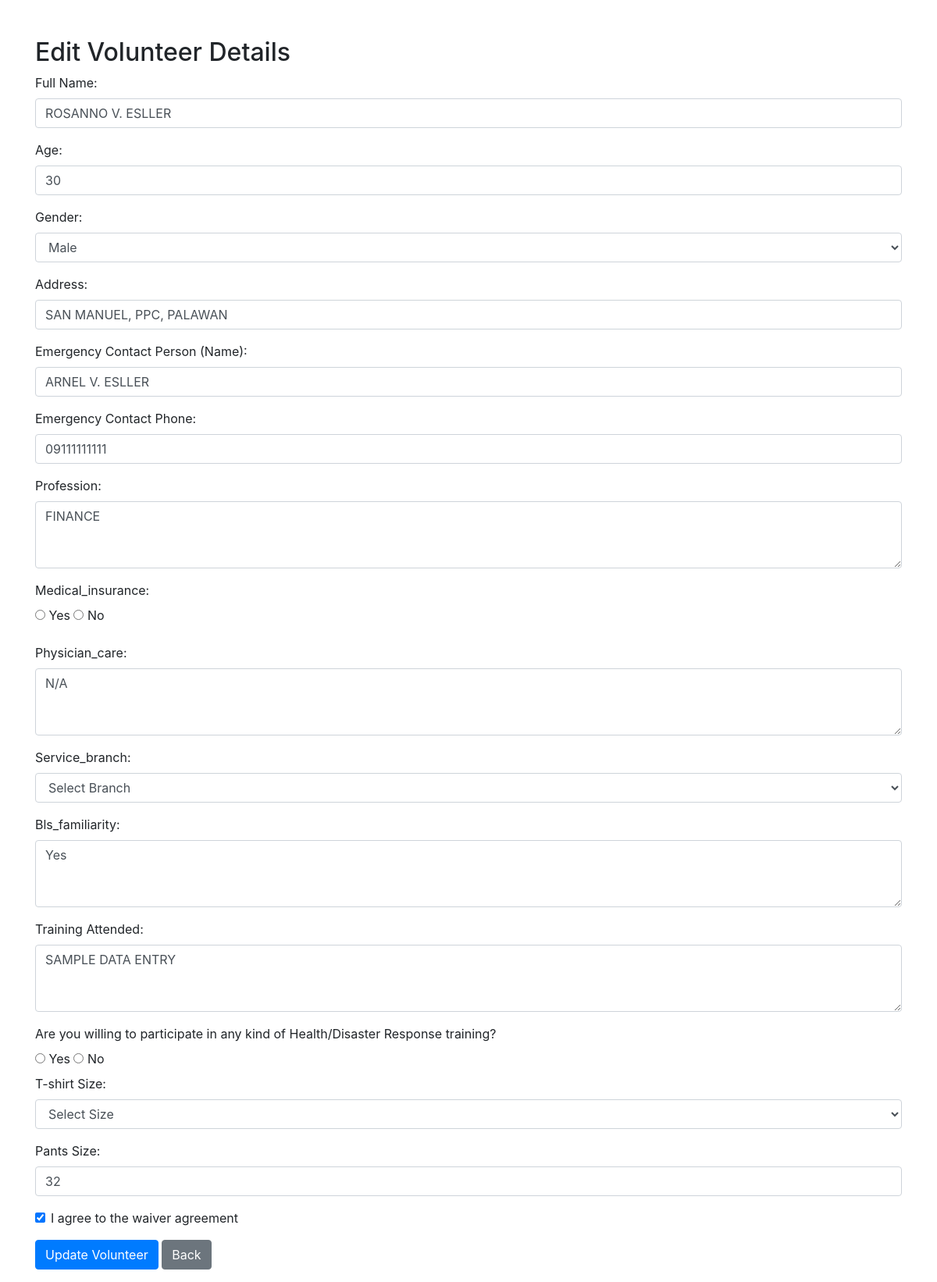
Page /edit_volunteer.php?id=2 (signed in) on the committed database.
### tables this page shows
CREATE TABLE `volunteers` (
  `id` int(11) UNSIGNED NOT NULL,
  `fullname` varchar(100) NOT NULL,
  `age` int(11) NOT NULL,
  `gender` varchar(11) NOT NULL,
  `address` varchar(255) NOT NULL,
  `emergency_contact_name` varchar(255) NOT NULL,
  `emergency_contact_phone` varchar(11) NOT NULL,
  `profession` varchar(100) NOT NULL,
  `medical_insurance` varchar(5) NOT NULL,
  `physician_care` varchar(100) NOT NULL,
  `service_branch` varchar(20) NOT NULL,
  `bls_familiarity` varchar(5) NOT NULL,
  `training_attended` text NOT NULL,
  `willing_to_train` varchar(10) NOT NULL,
  `tshirt_size` varchar(10) NOT NULL,
  `pants_size` varchar(10) NOT NULL,
  `waiver_agreement` tinyint(1) NOT NULL,
  `registration_date` timestamp NOT NULL DEFAULT current_timestamp()
);

### edit_volunteer.php (the view, shortened to what this page needs)
<?php
$servername = "localhost";
$username = "root";
$password = "";
$dbname = "volunteer_db";
$conn = new mysqli($servername, $username, $password, $dbname);
$volunteer_id = $_GET['id'];
$sql = "SELECT * FROM volunteers WHERE id = $volunteer_id";
$result = $conn->query($sql);
if ($result->num_rows > 0) {
    $volunteer = $result->fetch_assoc();
} else {
    echo "No volunteer found!";
    exit();
}
?>
<!DOCTYPE html>
<html lang="en">
<head>
    <link rel="stylesheet" href="https://maxcdn.bootstrapcdn.com/bootstrap/4.5.2/css/bootstrap.min.css">
</head>
<body>
    <div class="container mt-5">
        <h2>Edit Volunteer Details</h2>
        <form action="" method="POST">
            <div class="form-group">
                <label for="fullname">Full Name:</label>
                <input type="text" class="form-control" id="fullname" name="fullname" value="<?php echo $volunteer['fullname']; ?>" required>
            </div>
            <div class="form-group">
                <label for="age">Age:</label>
                <input type="number" class="form-control" id="age" name="age" value="<?php echo $volunteer['age']; ?>" required>
            </div>
            <div class="form-group">
                <label for="gender">Gender:</label>
                <select class="form-control" id="gender" name="gender" required>
                    <option value="Male" <?php if($volunteer['gender'] == "Male") echo "selected"; ?>>Male</option>
                </select>
            </div>
            <div class="form-group">
                <label for="address">Address:</label>
                <input type="text" class="form-control" id="address" name="address" value="<?php echo $volunteer['address']; ?>" required>
            </div>
            <div class="form-group">
                <label for="emergency_contact_name">Emergency Contact Person (Name):</label>
                <input type="text" class="form-control" id="emergency_contact_name" name="emergency_contact_name" value="<?php echo $volunteer['emergency_contact_name']; ?>" required>
            </div>
            <div class="form-group">
                <label for="emergency_contact_phone">Emergency Contact Phone:</label>
                <input type="tel" class="form-control" id="emergency_contact_phone" name="emergency_contact_phone" value="<?php echo $volunteer['emergency_contact_phone']; ?>" required>
            </div>
            <div class="form-group">
                <label for="profession">Profession:</label>
                <textarea class="form-control" id="profession" name="profession" rows="3" required><?php echo $volunteer['profession']; ?></textarea>
            </div>
            <div class="form-group">
                <label for="medical_insurance">Medical_insurance:</label>
                <div>
                    <label><input type="radio" name="medical_insurance" value="Yes" required> Yes</label>
                    <label><input type="radio" name="medical_insurance" value="No"> No</label>
                </div>
             </div>
            <div class="form-group">
                <label for="physician_care">Physician_care:</label>
                <textarea class="form-control" id="physician_care" name="physician_care" rows="3" required><?php echo $volunteer['physician_care']; ?></textarea>
            </div>
            <div class="form-group">
                <label for="service_branch">Service_branch:</label>
                <select class="form-control" id="service_branch" name="service_branch" rows="3" required><?php echo $volunteer['service_branch']; ?></textarea>
                <option value="">Select Branch</option>
                </select>
            </div>
            <div class="form-group">
                <label for="bls_familiarity">Bls_familiarity:</label>
                <textarea class="form-control" id="bls_familiarity" name="bls_familiarity" rows="3" required><?php echo $volunteer['bls_familiarity']; ?></textarea>
            </div>
            <div class="form-group">
                <label for="training_attended">Training Attended:</label>
                <textarea class="form-control" id="training_attended" name="training_attended" rows="3" required><?php echo $volunteer['training_attended']; ?></textarea>
            </div>
            <div class="form-group">
                <label for="willing_to_train">Are you willing to participate in any kind of Health/Disaster Response training?</label>
                <div>
                    <label><input type="radio" name="willing_to_train" rows="3" value="Yes" required> Yes</label>
                    <label><input type="radio" name="willing_to_train" rows="3" value="No"> No</label>
                </div>
            <div class="form-group">
                <label for="tshirt_size">T-shirt Size:</label>
                <select class="form-control" id="tshirt_size" name="tshirt_size" value="<?php echo $volunteer['tshirt_size']; ?>" required>
                <option value="">Select Size</option>
                </select>
            </div>
            <div class="form-group">
                <label for="pants_size">Pants Size:</label>
                <input type="text" class="form-control" id="pants_size" name="pants_size" value="<?php echo $volunteer['pants_size']; ?>" required>
            </div>
            <div class="form-group form-check">
                <input type="checkbox" class="form-check-input" id="waiver" name="waiver" <?php if($volunteer['waiver_agreement']) echo "checked"; ?>>
                <label class="form-check-label" for="waiver">I agree to the waiver agreement</label>
            </div>
            <button type="submit" class="btn btn-primary">Update Volunteer</button>
            <a href="manage_volunteers.php" class="btn btn-secondary">Back</a>
        </form>
    </div>
</body>
</html>

### rows in the picture
volunteers: fullname "ROSANNO V. ESLLER", age "30", gender "Male", address "SAN MANUEL, PPC, PALAWAN", emergency_contact_name "ARNEL V. ESLLER", emergency_contact_phone "09111111111", profession "FINANCE", physician_care "N/A", bls_familiarity "Yes", training_attended "SAMPLE DATA ENTRY", pants_size "32", waiver_agreement "☑"
